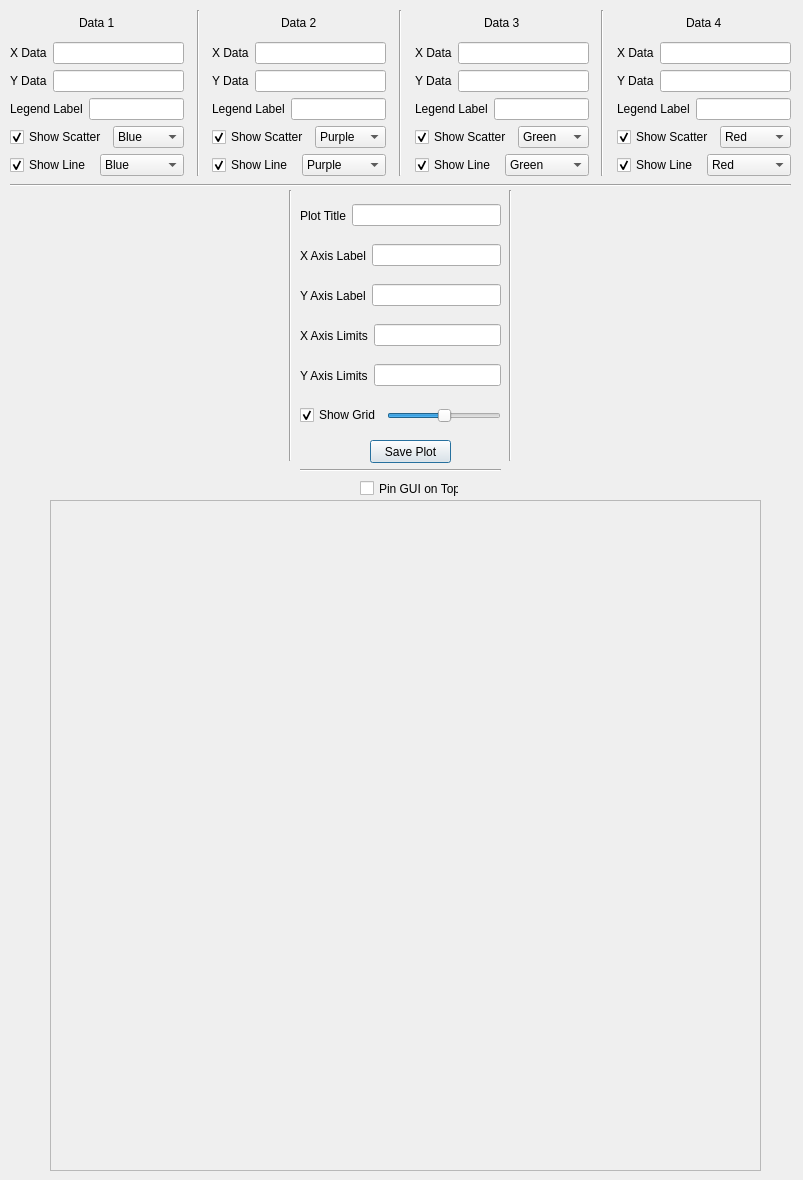
<?xml version="1.0" encoding="UTF-8"?>
<ui version="4.0">
 <class>SimpleGraph</class>
 <widget class="QDialog" name="SimpleGraph">
  <property name="geometry">
   <rect>
    <x>0</x>
    <y>0</y>
    <width>803</width>
    <height>1180</height>
   </rect>
  </property>
  <property name="windowTitle">
   <string>SimpleGraph V1.0.0</string>
  </property>
  <property name="windowIcon">
   <iconset>
    <normaloff>Images/SimpleGraph Logo2.png</normaloff>Images/SimpleGraph Logo2.png</iconset>
  </property>
  <widget class="QWidget" name="horizontalLayoutWidget">
   <property name="geometry">
    <rect>
     <x>300</x>
     <y>400</y>
     <width>201</width>
     <height>31</height>
    </rect>
   </property>
   <layout class="QHBoxLayout" name="horizontalLayout">
    <item>
     <widget class="QCheckBox" name="showgrid_checkbox">
      <property name="text">
       <string>Show Grid</string>
      </property>
      <property name="checked">
       <bool>true</bool>
      </property>
     </widget>
    </item>
    <item>
     <widget class="QSlider" name="grid_alpha_slider">
      <property name="minimum">
       <number>0</number>
      </property>
      <property name="maximum">
       <number>100</number>
      </property>
      <property name="singleStep">
       <number>1</number>
      </property>
      <property name="value">
       <number>50</number>
      </property>
      <property name="orientation">
       <enum>Qt::Horizontal</enum>
      </property>
     </widget>
    </item>
   </layout>
  </widget>
  <widget class="QWidget" name="horizontalLayoutWidget_7">
   <property name="geometry">
    <rect>
     <x>300</x>
     <y>360</y>
     <width>201</width>
     <height>31</height>
    </rect>
   </property>
   <layout class="QHBoxLayout" name="horizontalLayout_7">
    <item>
     <widget class="QLabel" name="label_8">
      <property name="text">
       <string>Y Axis Limits</string>
      </property>
     </widget>
    </item>
    <item>
     <widget class="QLineEdit" name="y_limits_input"/>
    </item>
   </layout>
  </widget>
  <widget class="QWidget" name="horizontalLayoutWidget_8">
   <property name="geometry">
    <rect>
     <x>300</x>
     <y>320</y>
     <width>201</width>
     <height>31</height>
    </rect>
   </property>
   <layout class="QHBoxLayout" name="horizontalLayout_8">
    <item>
     <widget class="QLabel" name="label_9">
      <property name="text">
       <string>X Axis Limits</string>
      </property>
     </widget>
    </item>
    <item>
     <widget class="QLineEdit" name="x_limits_input"/>
    </item>
   </layout>
  </widget>
  <widget class="QWidget" name="horizontalLayoutWidget_9">
   <property name="geometry">
    <rect>
     <x>300</x>
     <y>200</y>
     <width>201</width>
     <height>31</height>
    </rect>
   </property>
   <layout class="QHBoxLayout" name="horizontalLayout_9">
    <item>
     <widget class="QLabel" name="label_10">
      <property name="text">
       <string>Plot Title</string>
      </property>
     </widget>
    </item>
    <item>
     <widget class="QLineEdit" name="plot_title_input"/>
    </item>
   </layout>
  </widget>
  <widget class="QPushButton" name="saveplot_button">
   <property name="geometry">
    <rect>
     <x>370</x>
     <y>440</y>
     <width>81</width>
     <height>23</height>
    </rect>
   </property>
   <property name="text">
    <string>Save Plot</string>
   </property>
  </widget>
  <widget class="QWidget" name="horizontalLayoutWidget_10">
   <property name="geometry">
    <rect>
     <x>10</x>
     <y>10</y>
     <width>781</width>
     <height>166</height>
    </rect>
   </property>
   <layout class="QHBoxLayout" name="horizontalLayout_10">
    <item>
     <layout class="QVBoxLayout" name="verticalLayout_4">
      <item alignment="Qt::AlignHCenter|Qt::AlignVCenter">
       <widget class="QLabel" name="label">
        <property name="text">
         <string>Data 1</string>
        </property>
       </widget>
      </item>
      <item>
       <layout class="QHBoxLayout" name="horizontalLayout_4">
        <item>
         <widget class="QLabel" name="label_5">
          <property name="text">
           <string>X Data</string>
          </property>
         </widget>
        </item>
        <item>
         <widget class="QLineEdit" name="x_data_input_1">
          <property name="toolTip">
           <string>In form: 1, 6, 12, 18, 21</string>
          </property>
         </widget>
        </item>
       </layout>
      </item>
      <item>
       <layout class="QHBoxLayout" name="horizontalLayout_5">
        <item>
         <widget class="QLabel" name="label_6">
          <property name="text">
           <string>Y Data</string>
          </property>
         </widget>
        </item>
        <item>
         <widget class="QLineEdit" name="y_data_input_1"/>
        </item>
       </layout>
      </item>
      <item>
       <layout class="QHBoxLayout" name="horizontalLayout_6">
        <item>
         <widget class="QLabel" name="label_7">
          <property name="text">
           <string>Legend Label</string>
          </property>
         </widget>
        </item>
        <item>
         <widget class="QLineEdit" name="data_label_1"/>
        </item>
       </layout>
      </item>
      <item>
       <layout class="QHBoxLayout" name="horizontalLayout_2">
        <item>
         <widget class="QCheckBox" name="showscatter_checkbox_1">
          <property name="text">
           <string>Show Scatter</string>
          </property>
          <property name="checked">
           <bool>true</bool>
          </property>
         </widget>
        </item>
        <item>
         <widget class="QComboBox" name="scatter_color_input_1">
          <item>
           <property name="text">
            <string>Blue</string>
           </property>
          </item>
          <item>
           <property name="text">
            <string>Purple</string>
           </property>
          </item>
          <item>
           <property name="text">
            <string>Orange</string>
           </property>
          </item>
          <item>
           <property name="text">
            <string>Red</string>
           </property>
          </item>
          <item>
           <property name="text">
            <string>Green</string>
           </property>
          </item>
         </widget>
        </item>
       </layout>
      </item>
      <item>
       <layout class="QHBoxLayout" name="horizontalLayout_3">
        <item>
         <widget class="QCheckBox" name="showline_checkbox_1">
          <property name="text">
           <string>Show Line</string>
          </property>
          <property name="checked">
           <bool>true</bool>
          </property>
         </widget>
        </item>
        <item>
         <widget class="QComboBox" name="line_color_input_1">
          <item>
           <property name="text">
            <string>Blue</string>
           </property>
          </item>
          <item>
           <property name="text">
            <string>Purple</string>
           </property>
          </item>
          <item>
           <property name="text">
            <string>Orange</string>
           </property>
          </item>
          <item>
           <property name="text">
            <string>Red</string>
           </property>
          </item>
          <item>
           <property name="text">
            <string>Green</string>
           </property>
          </item>
         </widget>
        </item>
       </layout>
      </item>
     </layout>
    </item>
    <item>
     <spacer name="horizontalSpacer_16">
      <property name="orientation">
       <enum>Qt::Horizontal</enum>
      </property>
      <property name="sizeHint" stdset="0">
       <size>
        <width>40</width>
        <height>20</height>
       </size>
      </property>
     </spacer>
    </item>
    <item>
     <widget class="Line" name="line">
      <property name="orientation">
       <enum>Qt::Vertical</enum>
      </property>
     </widget>
    </item>
    <item>
     <spacer name="horizontalSpacer_17">
      <property name="orientation">
       <enum>Qt::Horizontal</enum>
      </property>
      <property name="sizeHint" stdset="0">
       <size>
        <width>40</width>
        <height>20</height>
       </size>
      </property>
     </spacer>
    </item>
    <item>
     <layout class="QVBoxLayout" name="verticalLayout_6">
      <item alignment="Qt::AlignHCenter">
       <widget class="QLabel" name="label_20">
        <property name="text">
         <string>Data 2</string>
        </property>
       </widget>
      </item>
      <item>
       <layout class="QHBoxLayout" name="horizontalLayout_12">
        <item>
         <widget class="QLabel" name="label_12">
          <property name="text">
           <string>X Data</string>
          </property>
         </widget>
        </item>
        <item>
         <widget class="QLineEdit" name="x_data_input_2"/>
        </item>
       </layout>
      </item>
      <item>
       <layout class="QHBoxLayout" name="horizontalLayout_13">
        <item>
         <widget class="QLabel" name="label_13">
          <property name="text">
           <string>Y Data</string>
          </property>
         </widget>
        </item>
        <item>
         <widget class="QLineEdit" name="y_data_input_2"/>
        </item>
       </layout>
      </item>
      <item>
       <layout class="QHBoxLayout" name="horizontalLayout_11">
        <item>
         <widget class="QLabel" name="label_11">
          <property name="text">
           <string>Legend Label</string>
          </property>
         </widget>
        </item>
        <item>
         <widget class="QLineEdit" name="data_label_2"/>
        </item>
       </layout>
      </item>
      <item>
       <layout class="QHBoxLayout" name="horizontalLayout_23">
        <item>
         <widget class="QCheckBox" name="showscatter_checkbox_2">
          <property name="text">
           <string>Show Scatter</string>
          </property>
          <property name="checked">
           <bool>true</bool>
          </property>
         </widget>
        </item>
        <item>
         <widget class="QComboBox" name="scatter_color_input_2">
          <property name="currentIndex">
           <number>1</number>
          </property>
          <item>
           <property name="text">
            <string>Blue</string>
           </property>
          </item>
          <item>
           <property name="text">
            <string>Purple</string>
           </property>
          </item>
          <item>
           <property name="text">
            <string>Orange</string>
           </property>
          </item>
          <item>
           <property name="text">
            <string>Red</string>
           </property>
          </item>
          <item>
           <property name="text">
            <string>Green</string>
           </property>
          </item>
         </widget>
        </item>
       </layout>
      </item>
      <item>
       <layout class="QHBoxLayout" name="horizontalLayout_22">
        <item>
         <widget class="QCheckBox" name="showline_checkbox_2">
          <property name="text">
           <string>Show Line</string>
          </property>
          <property name="checked">
           <bool>true</bool>
          </property>
         </widget>
        </item>
        <item>
         <widget class="QComboBox" name="line_color_input_2">
          <property name="currentIndex">
           <number>1</number>
          </property>
          <item>
           <property name="text">
            <string>Blue</string>
           </property>
          </item>
          <item>
           <property name="text">
            <string>Purple</string>
           </property>
          </item>
          <item>
           <property name="text">
            <string>Orange</string>
           </property>
          </item>
          <item>
           <property name="text">
            <string>Red</string>
           </property>
          </item>
          <item>
           <property name="text">
            <string>Green</string>
           </property>
          </item>
         </widget>
        </item>
       </layout>
      </item>
     </layout>
    </item>
    <item>
     <spacer name="horizontalSpacer_18">
      <property name="orientation">
       <enum>Qt::Horizontal</enum>
      </property>
      <property name="sizeHint" stdset="0">
       <size>
        <width>40</width>
        <height>20</height>
       </size>
      </property>
     </spacer>
    </item>
    <item>
     <widget class="Line" name="line_2">
      <property name="orientation">
       <enum>Qt::Vertical</enum>
      </property>
     </widget>
    </item>
    <item>
     <spacer name="horizontalSpacer_19">
      <property name="orientation">
       <enum>Qt::Horizontal</enum>
      </property>
      <property name="sizeHint" stdset="0">
       <size>
        <width>40</width>
        <height>20</height>
       </size>
      </property>
     </spacer>
    </item>
    <item>
     <layout class="QVBoxLayout" name="verticalLayout_7">
      <item alignment="Qt::AlignHCenter">
       <widget class="QLabel" name="label_21">
        <property name="text">
         <string>Data 3</string>
        </property>
       </widget>
      </item>
      <item>
       <layout class="QHBoxLayout" name="horizontalLayout_15">
        <item>
         <widget class="QLabel" name="label_15">
          <property name="text">
           <string>X Data</string>
          </property>
         </widget>
        </item>
        <item>
         <widget class="QLineEdit" name="x_data_input_3"/>
        </item>
       </layout>
      </item>
      <item>
       <layout class="QHBoxLayout" name="horizontalLayout_16">
        <item>
         <widget class="QLabel" name="label_16">
          <property name="text">
           <string>Y Data</string>
          </property>
         </widget>
        </item>
        <item>
         <widget class="QLineEdit" name="y_data_input_3"/>
        </item>
       </layout>
      </item>
      <item>
       <layout class="QHBoxLayout" name="horizontalLayout_14">
        <item>
         <widget class="QLabel" name="label_14">
          <property name="text">
           <string>Legend Label</string>
          </property>
         </widget>
        </item>
        <item>
         <widget class="QLineEdit" name="data_label_3"/>
        </item>
       </layout>
      </item>
      <item>
       <layout class="QHBoxLayout" name="horizontalLayout_25">
        <item>
         <widget class="QCheckBox" name="showscatter_checkbox_3">
          <property name="text">
           <string>Show Scatter</string>
          </property>
          <property name="checked">
           <bool>true</bool>
          </property>
         </widget>
        </item>
        <item>
         <widget class="QComboBox" name="scatter_color_input_3">
          <property name="currentIndex">
           <number>4</number>
          </property>
          <item>
           <property name="text">
            <string>Blue</string>
           </property>
          </item>
          <item>
           <property name="text">
            <string>Purple</string>
           </property>
          </item>
          <item>
           <property name="text">
            <string>Orange</string>
           </property>
          </item>
          <item>
           <property name="text">
            <string>Red</string>
           </property>
          </item>
          <item>
           <property name="text">
            <string>Green</string>
           </property>
          </item>
         </widget>
        </item>
       </layout>
      </item>
      <item>
       <layout class="QHBoxLayout" name="horizontalLayout_24">
        <item>
         <widget class="QCheckBox" name="showline_checkbox_3">
          <property name="text">
           <string>Show Line</string>
          </property>
          <property name="checked">
           <bool>true</bool>
          </property>
         </widget>
        </item>
        <item>
         <widget class="QComboBox" name="line_color_input_3">
          <property name="currentIndex">
           <number>4</number>
          </property>
          <item>
           <property name="text">
            <string>Blue</string>
           </property>
          </item>
          <item>
           <property name="text">
            <string>Purple</string>
           </property>
          </item>
          <item>
           <property name="text">
            <string>Orange</string>
           </property>
          </item>
          <item>
           <property name="text">
            <string>Red</string>
           </property>
          </item>
          <item>
           <property name="text">
            <string>Green</string>
           </property>
          </item>
         </widget>
        </item>
       </layout>
      </item>
     </layout>
    </item>
    <item>
     <spacer name="horizontalSpacer_21">
      <property name="orientation">
       <enum>Qt::Horizontal</enum>
      </property>
      <property name="sizeHint" stdset="0">
       <size>
        <width>40</width>
        <height>20</height>
       </size>
      </property>
     </spacer>
    </item>
    <item>
     <widget class="Line" name="line_4">
      <property name="orientation">
       <enum>Qt::Vertical</enum>
      </property>
     </widget>
    </item>
    <item>
     <spacer name="horizontalSpacer_20">
      <property name="orientation">
       <enum>Qt::Horizontal</enum>
      </property>
      <property name="sizeHint" stdset="0">
       <size>
        <width>40</width>
        <height>20</height>
       </size>
      </property>
     </spacer>
    </item>
    <item>
     <layout class="QVBoxLayout" name="verticalLayout_8">
      <item alignment="Qt::AlignHCenter|Qt::AlignVCenter">
       <widget class="QLabel" name="label_22">
        <property name="text">
         <string>Data 4</string>
        </property>
       </widget>
      </item>
      <item>
       <layout class="QHBoxLayout" name="horizontalLayout_18">
        <item>
         <widget class="QLabel" name="label_18">
          <property name="text">
           <string>X Data</string>
          </property>
         </widget>
        </item>
        <item>
         <widget class="QLineEdit" name="x_data_input_4"/>
        </item>
       </layout>
      </item>
      <item>
       <layout class="QHBoxLayout" name="horizontalLayout_19">
        <item>
         <widget class="QLabel" name="label_19">
          <property name="text">
           <string>Y Data</string>
          </property>
         </widget>
        </item>
        <item>
         <widget class="QLineEdit" name="y_data_input_4"/>
        </item>
       </layout>
      </item>
      <item>
       <layout class="QHBoxLayout" name="horizontalLayout_17">
        <item>
         <widget class="QLabel" name="label_17">
          <property name="text">
           <string>Legend Label</string>
          </property>
          <property name="alignment">
           <set>Qt::AlignLeading|Qt::AlignLeft|Qt::AlignVCenter</set>
          </property>
         </widget>
        </item>
        <item>
         <widget class="QLineEdit" name="data_label_4"/>
        </item>
       </layout>
      </item>
      <item>
       <layout class="QHBoxLayout" name="horizontalLayout_27">
        <item>
         <widget class="QCheckBox" name="showscatter_checkbox_4">
          <property name="text">
           <string>Show Scatter</string>
          </property>
          <property name="checked">
           <bool>true</bool>
          </property>
         </widget>
        </item>
        <item>
         <widget class="QComboBox" name="scatter_color_input_4">
          <property name="currentIndex">
           <number>3</number>
          </property>
          <item>
           <property name="text">
            <string>Blue</string>
           </property>
          </item>
          <item>
           <property name="text">
            <string>Purple</string>
           </property>
          </item>
          <item>
           <property name="text">
            <string>Orange</string>
           </property>
          </item>
          <item>
           <property name="text">
            <string>Red</string>
           </property>
          </item>
          <item>
           <property name="text">
            <string>Green</string>
           </property>
          </item>
         </widget>
        </item>
       </layout>
      </item>
      <item>
       <layout class="QHBoxLayout" name="horizontalLayout_26">
        <item>
         <widget class="QCheckBox" name="showline_checkbox_4">
          <property name="text">
           <string>Show Line</string>
          </property>
          <property name="checked">
           <bool>true</bool>
          </property>
         </widget>
        </item>
        <item>
         <widget class="QComboBox" name="line_color_input_4">
          <property name="currentIndex">
           <number>3</number>
          </property>
          <item>
           <property name="text">
            <string>Blue</string>
           </property>
          </item>
          <item>
           <property name="text">
            <string>Purple</string>
           </property>
          </item>
          <item>
           <property name="text">
            <string>Orange</string>
           </property>
          </item>
          <item>
           <property name="text">
            <string>Red</string>
           </property>
          </item>
          <item>
           <property name="text">
            <string>Green</string>
           </property>
          </item>
         </widget>
        </item>
       </layout>
      </item>
     </layout>
    </item>
   </layout>
  </widget>
  <widget class="QFrame" name="plot_frame">
   <property name="geometry">
    <rect>
     <x>50</x>
     <y>500</y>
     <width>711</width>
     <height>671</height>
    </rect>
   </property>
   <property name="frameShape">
    <enum>QFrame::StyledPanel</enum>
   </property>
   <property name="frameShadow">
    <enum>QFrame::Raised</enum>
   </property>
  </widget>
  <widget class="Line" name="line_3">
   <property name="geometry">
    <rect>
     <x>10</x>
     <y>170</y>
     <width>781</width>
     <height>31</height>
    </rect>
   </property>
   <property name="orientation">
    <enum>Qt::Horizontal</enum>
   </property>
  </widget>
  <widget class="Line" name="line_5">
   <property name="geometry">
    <rect>
     <x>280</x>
     <y>190</y>
     <width>20</width>
     <height>271</height>
    </rect>
   </property>
   <property name="orientation">
    <enum>Qt::Vertical</enum>
   </property>
  </widget>
  <widget class="Line" name="line_6">
   <property name="geometry">
    <rect>
     <x>500</x>
     <y>190</y>
     <width>20</width>
     <height>271</height>
    </rect>
   </property>
   <property name="orientation">
    <enum>Qt::Vertical</enum>
   </property>
  </widget>
  <widget class="Line" name="line_7">
   <property name="geometry">
    <rect>
     <x>300</x>
     <y>460</y>
     <width>201</width>
     <height>20</height>
    </rect>
   </property>
   <property name="orientation">
    <enum>Qt::Horizontal</enum>
   </property>
  </widget>
  <widget class="QWidget" name="horizontalLayoutWidget_11">
   <property name="geometry">
    <rect>
     <x>300</x>
     <y>240</y>
     <width>201</width>
     <height>31</height>
    </rect>
   </property>
   <layout class="QHBoxLayout" name="horizontalLayout_20">
    <item>
     <widget class="QLabel" name="label_23">
      <property name="text">
       <string>X Axis Label</string>
      </property>
     </widget>
    </item>
    <item>
     <widget class="QLineEdit" name="x_label_input"/>
    </item>
   </layout>
  </widget>
  <widget class="QWidget" name="horizontalLayoutWidget_12">
   <property name="geometry">
    <rect>
     <x>300</x>
     <y>280</y>
     <width>201</width>
     <height>31</height>
    </rect>
   </property>
   <layout class="QHBoxLayout" name="horizontalLayout_21">
    <item>
     <widget class="QLabel" name="label_24">
      <property name="text">
       <string>Y Axis Label</string>
      </property>
     </widget>
    </item>
    <item>
     <widget class="QLineEdit" name="y_label_input"/>
    </item>
   </layout>
  </widget>
  <widget class="QCheckBox" name="pingui_checkbox">
   <property name="geometry">
    <rect>
     <x>360</x>
     <y>480</y>
     <width>99</width>
     <height>17</height>
    </rect>
   </property>
   <property name="text">
    <string>Pin GUI on Top</string>
   </property>
   <property name="checked">
    <bool>false</bool>
   </property>
  </widget>
 </widget>
 <resources/>
 <connections/>
</ui>
